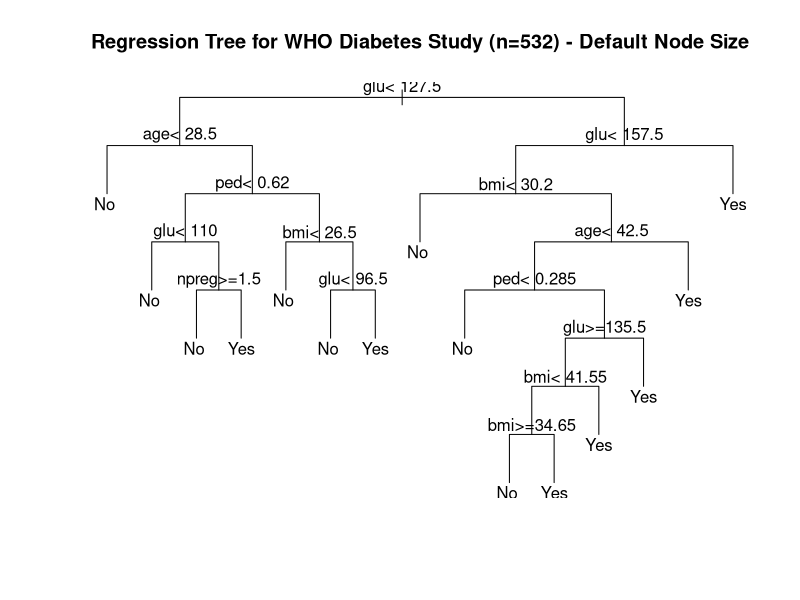

Source code (R): (Note: this script raises an error after producing the figure.)
##################################################################
## Program: RPART Example.R
## Name:    J.Dever
## Project: SURV699E - A Practical Course in Sampling and Weighting
## Date:    10/23/07
## Purpose: Example rpart program to demonstrate regression tree
##          technique available in R.
## Revised: 
##################################################################
                                                  #Set working directory
rm(list=ls(all=TRUE))

                                                  #Load R libraries
require(MASS)
library(rpart) 
# library(datasets) 

##################################################################
## Description of Data
##################################################################
## From R help page: "A population of women who were at least 21
##   years old, of Pima Indian heritage and living near Phoenix, 
##   Arizona, was tested for diabetes according to WHO criteria. 
##   The data were collected by the US National Institute of 
##   Diabetes and Digestive and Kidney Diseases. We used the 532 
##   complete records after dropping the (mainly missing) data on
##   serum insulin." 
##
## Variables:
##    npreg	number of pregnancies 
##    glu	plasma glucose conc. in an oral tolerance test 
##    bp	diastolic blood pressure (mm Hg) 
##    skin	triceps skin fold thickness (mm) 
##    bmi	body mass index (weight in kg/(height in m)^2) 
##    ped	diabetes pedigree function 
##    age	age in years 
##    type	Yes or No, for diabetic according to WHO criteria 

##################################################################
## Examine analysis data file
##################################################################
names(Pima.tr)
names(Pima.te)
                                                  #Combine ds and examine
Diabetes <- rbind(Pima.tr, Pima.te)
Diabetes[c(1:5,450:458),]

summary(Diabetes)
table(Diabetes$npreg, exclude=NULL)

##################################################################
## Regression tree (default minimum node sizes)
##################################################################

                                                  #Model
Diabetes.tree1 <- rpart(type ~ npreg+glu+bp+skin+bmi+ped+age, 
                       data   =Diabetes, 
                       method ='class') 

                                                  #Plot regression tree
plot(Diabetes.tree1, uniform=TRUE, , cex = 0.8,
     main="Regression Tree for WHO Diabetes Study (n=532) - Default Node Size") 
text(Diabetes.tree1) 
                                                  #Details of results
# summary(Diabetes.tree1)
                                                  #Number and size of nodes
length(unique(Diabetes.tree1$where))
table(Diabetes.tree1$where)

##################################################################
## Regression tree (minimum node size = 30)
##################################################################

                                                  #Model
Diabetes.tree2 <- rpart(type ~ npreg+glu+bp+skin+bmi+ped+age, 
                       data   =Diabetes, 
                       method ='class', 
                       control=rpart.control(minbucket=30)) 

                                                  #Plot regression tree
x11()
plot(Diabetes.tree2, uniform=TRUE, cex = 0.8,
     main="Regression Tree for WHO Diabetes Study (n=532) - Node Size >= 30") 
text(Diabetes.tree2) 
                                                  #Details of results
summary(Diabetes.tree2)
                                                  #Number and size of nodes
length(unique(Diabetes.tree2$where))
table(Diabetes.tree2$where)

##################################################################
